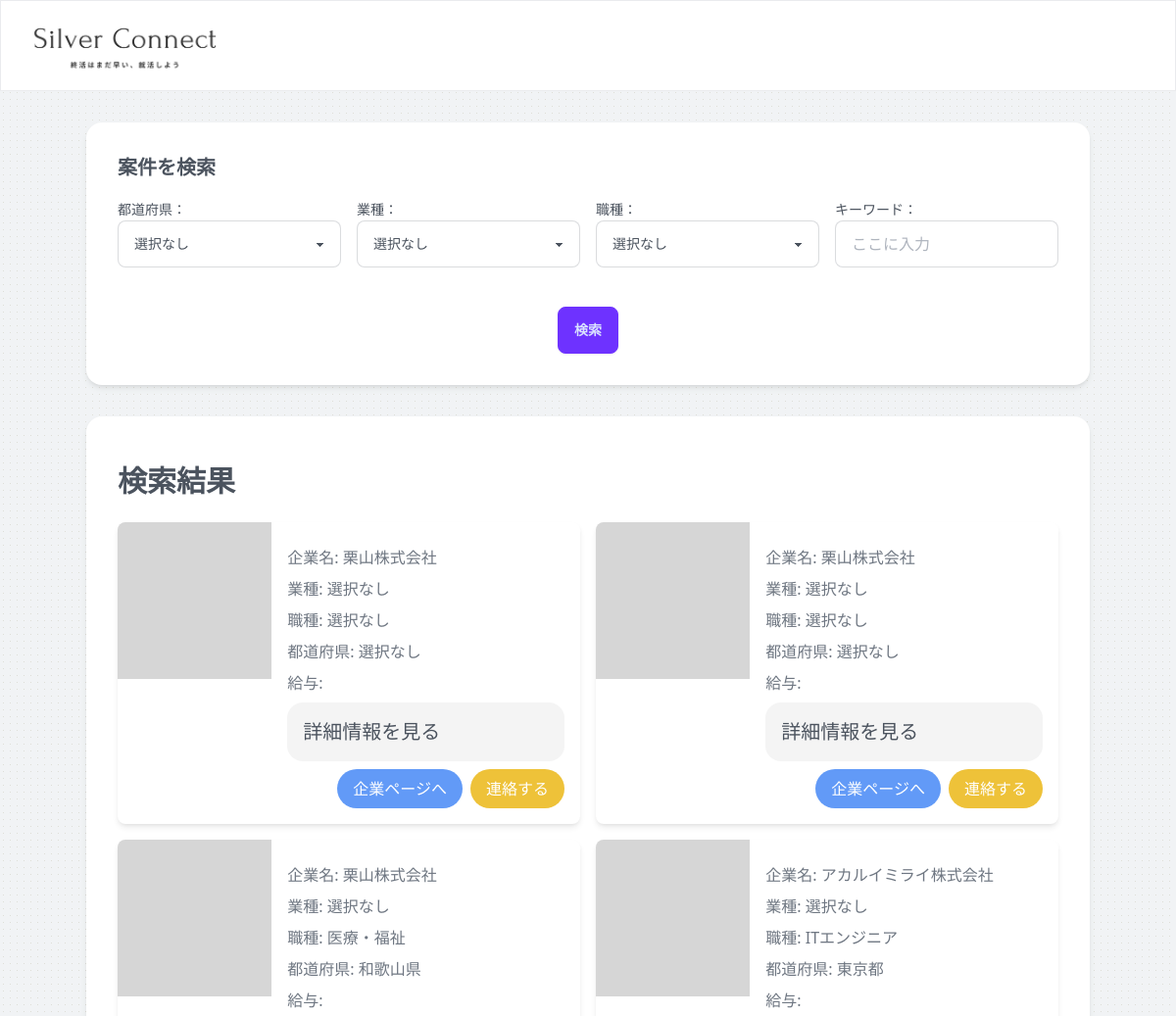
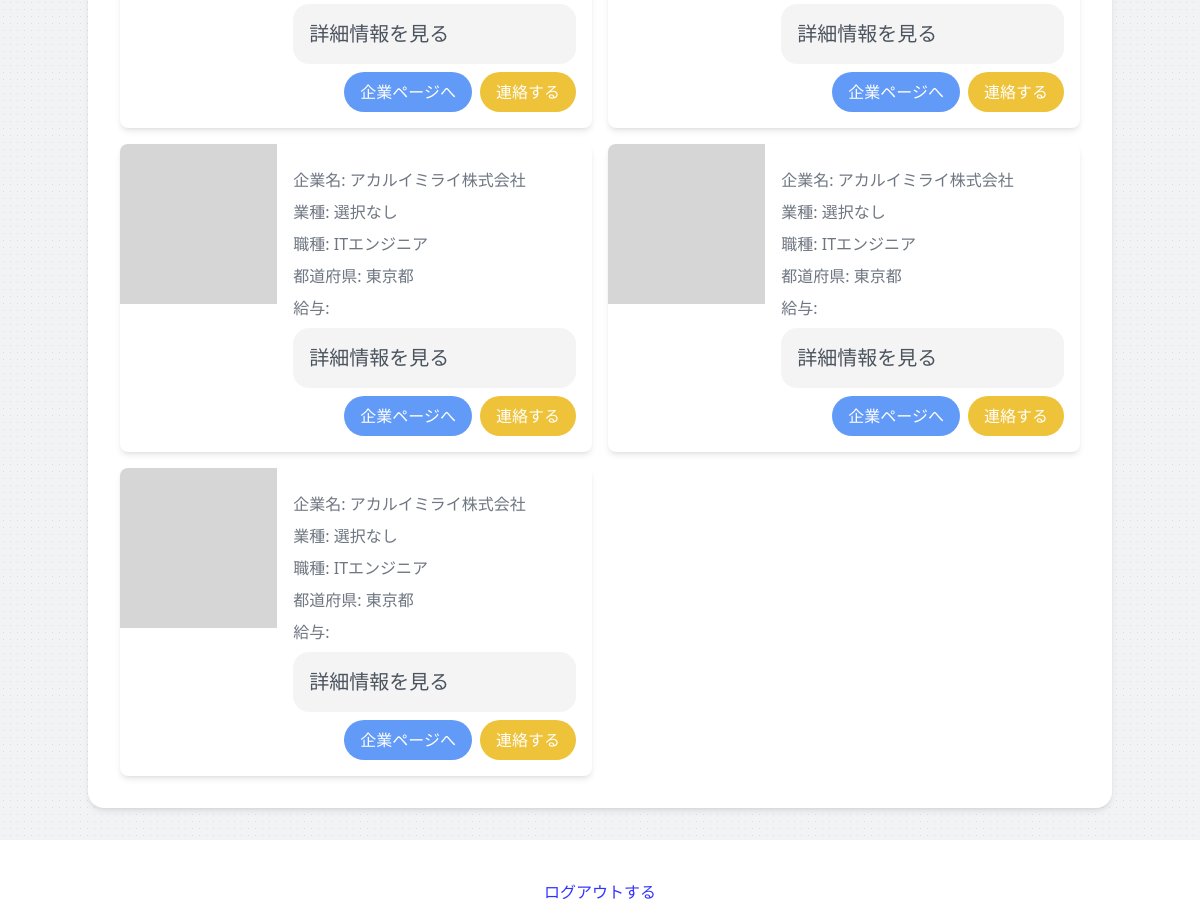
Page /test_list_senior/ (signed in) on the committed database (2 pictures, top to bottom).
### main_func/models.py (models this page shows)
class Job(models.Model):
    job_id = models.AutoField(primary_key=True)
    company = models.ForeignKey(Company, on_delete=models.CASCADE)
    title = models.CharField(max_length=20,default="")
    industry = models.CharField(verbose_name="業種",choices=settings.INDUSTRIES,max_length=13,default="選択なし")
    prefecture  = models.CharField(verbose_name="都道府県",choices=settings.PREFECTURES,max_length=4,default="選択なし")
    occupation  = models.CharField(verbose_name="職種",choices=settings.OCCUPATIONS,max_length=17,default="選択なし")
    salary = models.IntegerField(default=0)
    created_at = models.DateTimeField(auto_now_add=True)
    updated_at = models.DateTimeField(auto_now=True)
    number_of_people = models.IntegerField(default=0)
    description = models.TextField()
    is_public = models.BooleanField(default=True)
    is_deleted = models.BooleanField(default=False)

class Company(models.Model):
    company_uid = models.UUIDField(default=uuid.uuid4, editable=True, unique=True)
    company_id = models.ForeignKey(CustomUser, on_delete=models.CASCADE)#users紐付け
    created_at = models.DateTimeField(auto_now_add=True)
    updated_at = models.DateTimeField(auto_now=True)
    name = models.CharField(max_length=255,blank=True, null=True)
    address = models.CharField(max_length=255, blank=True, null=True)
    industry = models.CharField(verbose_name="業種",choices=settings.INDUSTRIES,max_length=13,default="選択なし")
    homepage_url = models.URLField(max_length=200, blank=True, null=True)
    description = models.TextField(blank=True, null=True)
    pic_path = models.ImageField(upload_to=Path('/images/company_pics/'), blank=True, null=True)
    company_uid = models.UUIDField(default=uuid.uuid4, editable=True, unique=True)#企業ごとのUUIDを設定→URLに接続

### main_func/views.py (the view)
# urls.py: path('test_list_senior/', views.JobListView.as_view(), name='test_list_senior'),
class JobListView(LoginRequiredMixin,ListView):
    template_name = 'list_view_senior.html'
    model = Job
    def get_queryset(self):
        queryset = super().get_queryset()
        prefecture = self.request.GET.get('prefecture', '')
        industry = self.request.GET.get('industry', '')
        occupation = self.request.GET.get('occupation', '')
        keyword = self.request.GET.get('keyword', '')
        filter_conditions = {}
        if prefecture != '選択なし':
            filter_conditions['prefecture__icontains'] = prefecture
        if industry != '選択なし':
            filter_conditions['industry__icontains'] = industry
        if occupation != '選択なし':
            filter_conditions['occupation__icontains'] = occupation
        if keyword:
            filter_conditions['description__icontains'] = keyword
        if filter_conditions:
            queryset = queryset.filter(**filter_conditions)
        return queryset

### templates/senior/list_view_senior.html (shortened to what this page needs)
<!DOCTYPE html>
<html>
  <head>
    <script src="https://cdn.tailwindcss.com"></script>
    <link href="https://cdn.jsdelivr.net/npm/daisyui@4.4.12/dist/full.min.css" rel="stylesheet" type="text/css" />
    <script src="https://cdn.tailwindcss.com"></script>
    {% load static %}
    <link rel="stylesheet" href="{% static 'css/login.css' %}">
  </head>
  <body class="original-gradient font-sans">
    <header class="bg-white text-white">
      <div class="mx-auto max-w-screen-xl px-4 py-2 sm:px-6 sm:py-4 lg:px-8 border">
        <div class="sm:flex sm:items-center sm:justify-between">
          {% load static %}
          <div class="text-center sm:text-left w-1/6">
            <img src="{% static 'imgs/logo.png' %}">
          </div>
        </div>
      </div>
    </header>
    <main class="container mx-auto my-8">
      <section class="bg-white p-8 rounded-2xl shadow-md mb-8">
        <h2 class="text-xl font-bold mb-4">案件を検索</h2>
        <form action="#" method="GET">
          <div class="grid grid-cols-1 sm:grid-cols-2 lg:grid-cols-4 justify-center gap-4">
            <div>
              <label for="prefecture" class="label-text">都道府県：</label>
              <select id="prefecture" name="prefecture" class="select select-bordered w-full max-w-xs">
                <option value="選択なし" selected>選択なし</option>
              </select>
            </div>
            <div>
              <label for="industry" class="label-text">業種：</label>
              <select id="industry" name="industry" class="select select-bordered w-full max-w-xs">
                <option value="選択なし" selected>選択なし</option>
              </select>
            </div>
            <div>
              <label for="occupation" class="label-text">職種：</label>
              <select id="occupation" name="occupation" class="select select-bordered w-full max-w-xs">
                <option value="選択なし" selected>選択なし</option>
              </select>
            </div>
            <div>
              <label for="keyword" class="label-text">キーワード：</label>
              <input type="text" id="keyword" name="keyword" placeholder="ここに入力" class="input input-bordered w-full max-w-xs" />
            </div>
          </div>
          <div class="flex justify-center mt-10">
            <a class=""><button type="submit" class="btn btn-primary">検索</button></a>
          </div>
        </form>
      </section>
      <section class="bg-white p-8 rounded-2xl shadow-md">
      <div class="container mx-auto mt-4">
        <h1 class="text-3xl font-bold text-gray-800 mb-6">検索結果</h1>
        <div class="grid grid-cols-1 lg:grid-cols-2 gap-4">
          {% for job in object_list %}
            <div class="bg-white rounded-lg overflow-hidden shadow-md flex">
              <img src="https://via.placeholder.com/300" alt="求人画像" class="w-1/3 h-40 object-cover">
              <div class="w-2/3 p-4">
                <p class="text-gray-600 mb-2">企業名: {{ job.company.name }}</p>
                <p class="text-gray-600 mb-2">業種: {{ job.industry }}</p>
                <p class="text-gray-600 mb-2">職種: {{ job.occupation }}</p>
                <p class="text-gray-600 mb-2">都道府県: {{ job.prefecture }}</p>
                <p class="text-gray-600 mb-2">給与: {{ job.saraly }}</p>
                <details class="collapse bg-base-200">
                  <summary class="collapse-title text-xl font-medium">詳細情報を見る</summary>
                </details>
                <div class="flex justify-end mt-2">
                  <a href="#" class="bg-blue-500 text-white px-4 py-2 rounded-full mr-2">企業ページへ</a>
                  <a href="#" class="bg-yellow-500 text-white px-4 py-2 rounded-full">連絡する</a>
                </div>
              </div>
            </div>
          {% endfor %}
        </div>
      </section>
    </main>
    <footer class="bg-white text-white text-center py-4">
        <p>&copy; 2023 老人向け就活サービス</p>
        <p style="color: blue"><a href={% url 'accounts:logout' %}>ログアウトする</a></p>
    </footer>
  </body>
</html>

### static/css/login.css (style rules this page uses)
.original-gradient { background-color: #b8bdc0; opacity: 0.8; background-image: radial-gradient(#d6d6ce 0.35000000000000003px, #eef1f3 0.35000000000000003px); background-size: 7px 7px; }

### rows in the picture
Job: company.name "栗山株式会社", industry "選択なし", occupation "選択なし", prefecture "選択なし"
Job: company.name "栗山株式会社", industry "選択なし", occupation "選択なし", prefecture "選択なし"
Job: company.name "栗山株式会社", industry "選択なし", occupation "医療・福祉", prefecture "和歌山県"
Job: company.name "アカルイミライ株式会社", industry "選択なし", occupation "ITエンジニア", prefecture "東京都"
Job: company.name "アカルイミライ株式会社", industry "選択なし", occupation "ITエンジニア", prefecture "東京都"
Job: company.name "アカルイミライ株式会社", industry "選択なし", occupation "ITエンジニア", prefecture "東京都"
Job: company.name "アカルイミライ株式会社", industry "選択なし", occupation "ITエンジニア", prefecture "東京都"
